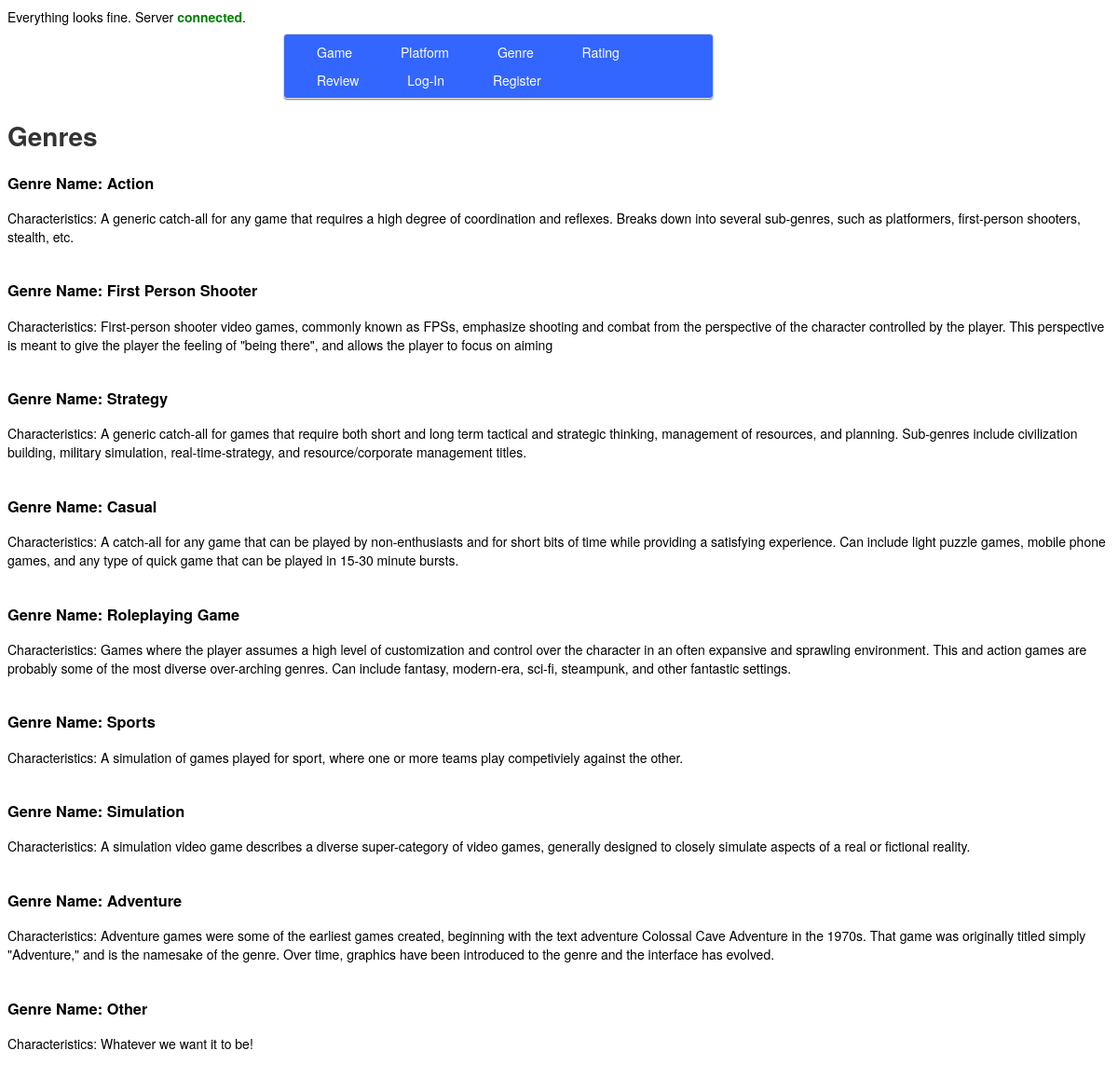
The page /webdevdbfinals/cs340-final/AS/genre.php on the database its author committed.
### tables this page shows
CREATE TABLE `genre`(
`genre_id` int(11) PRIMARY KEY AUTO_INCREMENT,
`name` varchar(255),
`characteristics` text,
`game_id` int(11) NOT NULL,
FOREIGN KEY(`game_id`) REFERENCES `game`(`game_id`)
);

### webdevdbfinals/cs340-final/AS/genre.php (the view, shortened to what this page needs)
<?php
	include 'header.php';
?>
<h1>Genres</h1>
<?php
	$choice = "SELECT * FROM genre";
	$result = $connection->query($choice);
	$num_rows = mysqli_num_rows($result);
	if($num_rows > 0)
	{
		while($row = $result->fetch_assoc())
		{
		echo '  <h3> Genre Name: ' . $row['name'] . ' </h3>
				<p>  Characteristics: ' . $row['characteristics'] . ' </h3><br /><br />';
		}
	}
	else {
		echo "Sorry, this is an empty query.";
	}
?>

### webdevdbfinals/cs340-final/AS/css/style.css (style rules this page uses)
body { background-color: #FFF; color: black; font-family: "HelveticaNeue-Light", "Helvetica Neue Light", "Helvetica Neue", Helvetica, Arial, "Lucida Grande", sans-serif; font-weight: 300; font-size: 14px; }
h1 { color: #333; }

### rows shown on the page
genre: name "Action", characteristics "A generic catch-all for any game that requires a high degree of coordination and reflexes. Breaks down into several sub-genres, such as platformers, first-person shooters, stealth, etc."
genre: name "First Person Shooter", characteristics "First-person shooter video games, commonly known as FPSs, emphasize shooting and combat from the perspective of the character controlled by the player. This perspective is meant to give the player the feeling of \"being there\", and allows the player to focus on aiming"
genre: name "Strategy", characteristics "A generic catch-all for games that require both short and long term tactical and strategic thinking, management of resources, and planning. Sub-genres include civilization building, military simulation, real-time-strategy, and resource/corporate management titles."
genre: name "Casual", characteristics "A catch-all for any game that can be played by non-enthusiasts and for short bits of time while providing a satisfying experience. Can include light puzzle games, mobile phone games, and any type of quick game that can be played in 15-30 minute bursts."
genre: name "Roleplaying Game", characteristics "Games where the player assumes a high level of customization and control over the character in an often expansive and sprawling environment. This and action games are probably some of the most diverse over-arching genres. Can include fantasy, modern-era, sci-fi, steampunk, and other fantastic settings."
genre: name "Sports", characteristics "A simulation of games played for sport, where one or more teams play competiviely against the other."
genre: name "Simulation", characteristics "A simulation video game describes a diverse super-category of video games, generally designed to closely simulate aspects of a real or fictional reality."
genre: name "Adventure", characteristics "Adventure games were some of the earliest games created, beginning with the text adventure Colossal Cave Adventure in the 1970s. That game was originally titled simply \"Adventure,\" and is the namesake of the genre. Over time, graphics have been introduced to the genre and the interface has evolved."
genre: name "Other", characteristics "Whatever we want it to be!"
